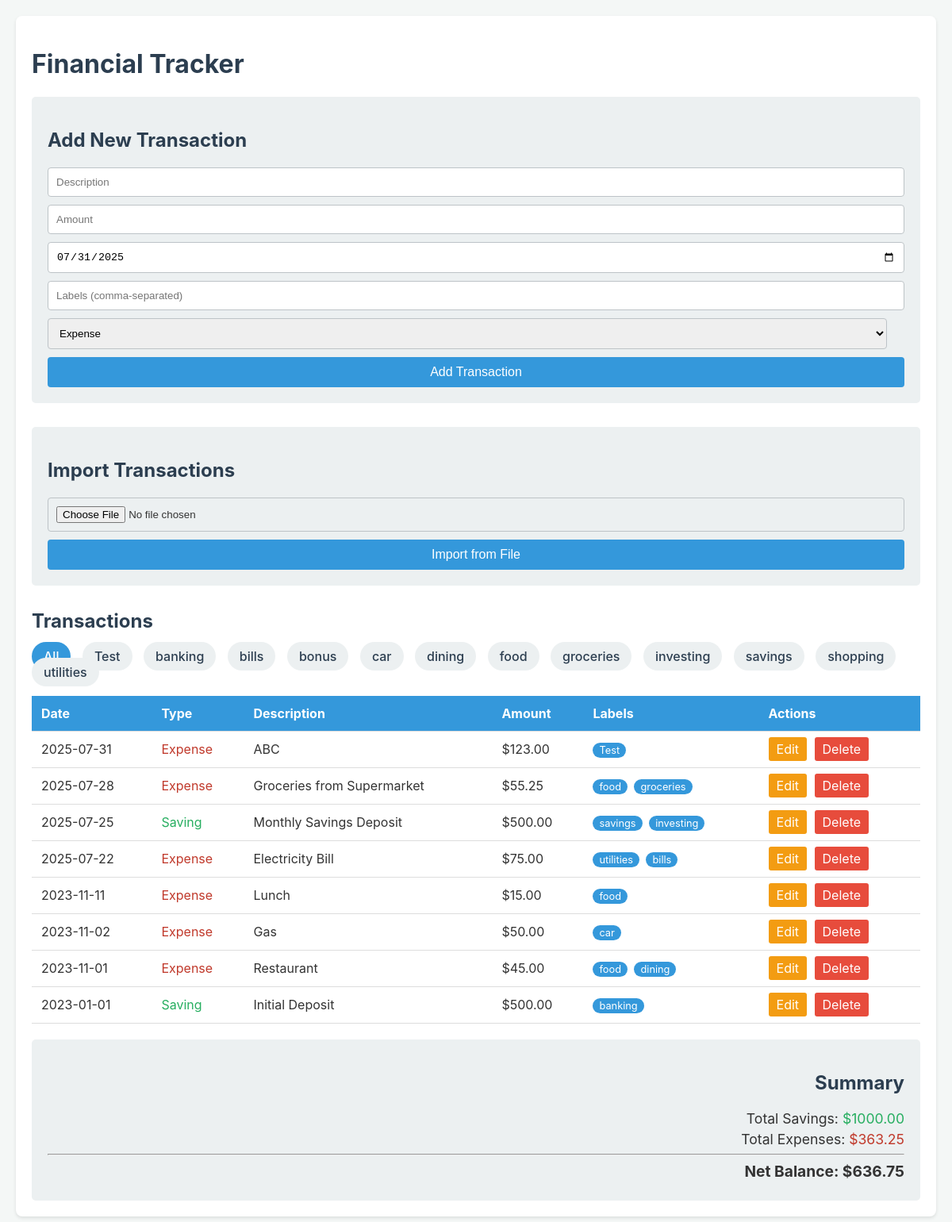
The page / on the database its author committed.
### tables this page shows
CREATE TABLE labels (
                id INTEGER PRIMARY KEY AUTOINCREMENT,
                name TEXT NOT NULL UNIQUE
            );

CREATE TABLE transactions (
                id INTEGER PRIMARY KEY AUTOINCREMENT,
                type TEXT NOT NULL CHECK(type IN ('expense', 'saving')),
                description TEXT NOT NULL,
                amount REAL NOT NULL,
                transaction_date TEXT,
                timestamp DATETIME DEFAULT CURRENT_TIMESTAMP
            );

### app.py (the view)
@app.route('/')
def index():
    label_filter = request.args.get('label')
    transactions = get_transactions_db(label_filter=label_filter)
    labels = get_all_labels_db()
    total_savings = sum(t['amount'] for t in transactions if t['type'] == 'saving')
    total_expenses = sum(t['amount'] for t in transactions if t['type'] == 'expense')
    net_balance = total_savings - total_expenses
    totals = {
        'savings': total_savings,
        'expenses': total_expenses,
        'net': net_balance
    }
    today = datetime.date.today().isoformat()
    return render_template('index.html', transactions=transactions, totals=totals, today=today, labels=labels, selected_label=label_filter)

### app.py (called while the page is built)
def create_connection():
    conn = None
    try:
        conn = sqlite3.connect('finance.db', check_same_thread=False)
    except Error as e:
        print(e)
    return conn

def get_all_labels_db():
    conn = create_connection()
    try:
        conn.row_factory = sqlite3.Row
        cur = conn.cursor()
        cur.execute("SELECT id, name FROM labels ORDER BY name")
        rows = cur.fetchall()
        return rows
    except Error as e:
        print(f"Failed to retrieve labels: {e}")
        return []
    finally:
        if conn:
            conn.close()

### templates/index.html (shortened to what this page needs)
<!DOCTYPE html>
<html lang="en">
<head>
</head>
<body>
    <div class="container">
        <h1>Financial Tracker</h1>
        <form action="/add" method="post">
            <h2>Add New Transaction</h2>
            <input type="text" name="description" placeholder="Description" required>
            <input type="number" name="amount" placeholder="Amount" step="0.01" min="0.01" required>
            <input type="date" name="transaction_date" value="{{ today }}" required>
            <input type="text" name="labels" placeholder="Labels (comma-separated)">
            <select name="type">
                <option value="expense">Expense</option>
            </select>
            <button type="submit">Add Transaction</button>
        </form>
        <form action="/import" method="post" enctype="multipart/form-data">
            <h2>Import Transactions</h2>
            <input type="file" name="file" accept=".json,.csv" required>
            <button type="submit">Import from File</button>
        </form>
        <h2>Transactions</h2>
        <div class="filter-container">
            <a href="{{ url_for('index') }}" class="{{ 'active' if not selected_label else '' }}">All</a>
            {% for label in labels %}
            <a href="{{ url_for('index', label=label.name) }}" class="{{ 'active' if selected_label == label.name else '' }}">{{ label.name }}</a>
            {% endfor %}
        </div>
        <table>
            <thead>
                <tr>
                    <th>Date</th>
                    <th>Type</th>
                    <th>Description</th>
                    <th>Amount</th>
                    <th>Labels</th>
                    <th>Actions</th>
                </tr>
            </thead>
            <tbody>
                {% for transaction in transactions %}
                <tr>
                    <td>{{ transaction.transaction_date }}</td>
                    <td class="{{ transaction.type }}">{{ transaction.type.capitalize() }}</td>
                    <td>{{ transaction.description }}</td>
                    <td>${{ "%.2f"|format(transaction.amount) }}</td>
                    <td>
                        {% if transaction.labels %}
                            {% for label in transaction.labels.split(',') %}
                                <span class="label">{{ label }}</span>
                            {% endfor %}
                        {% endif %}
                    </td>
                    <td class="actions">
                        <a href="{{ url_for('edit_transaction_route', trans_id=transaction.id) }}" class="edit-btn">Edit</a>
                        <a href="{{ url_for('delete_transaction_route', trans_id=transaction.id) }}" class="delete-btn" onclick="return confirm('Are you sure you want to delete this item?');">Delete</a>
                    </td>
                </tr>
                {% endfor %}
            </tbody>
        </table>
        <div class="summary">
            <h2>Summary</h2>
            <p>Total Savings: <span class="saving">${{ "%.2f"|format(totals.savings) }}</span></p>
            <p>Total Expenses: <span class="expense">${{ "%.2f"|format(totals.expenses) }}</span></p>
            <hr>
            <p class="net-balance">Net Balance: <span>${{ "%.2f"|format(totals.net) }}</span></p>
        </div>
    </div>
</body>
</html>

### templates/index.html (style rules this page uses)
body { font-family: -apple-system, BlinkMacSystemFont, "Segoe UI", Roboto, "Helvetica Neue", Arial, sans-serif; background-color: #f4f7f6; color: #333; margin: 0; padding: 20px; }
.container { max-width: 1300px; margin: auto; background: #fff; padding: 20px; border-radius: 8px; box-shadow: 0 2px 4px rgba(0,0,0,0.1); }
h1, h2 { color: #2c3e50; }
form { margin-bottom: 30px; padding: 20px; background-color: #ecf0f1; border-radius: 5px; }
form input, form select { width: calc(100% - 22px); padding: 10px; margin-bottom: 10px; border: 1px solid #bdc3c7; border-radius: 4px; }
form button { width: 100%; padding: 10px; border: none; background-color: #3498db; color: white; font-size: 16px; border-radius: 4px; cursor: pointer; }
table { width: 100%; border-collapse: collapse; margin-bottom: 20px; }
th, td { text-align: left; padding: 12px; border-bottom: 1px solid #ddd; }
th { background-color: #3498db; color: white; }
.expense { color: #c0392b; }
.saving { color: #27ae60; }
.summary { padding: 20px; background: #ecf0f1; border-radius: 5px; text-align: right; }
.summary p { margin: 5px 0; font-size: 1.1em; }
.summary .net-balance { font-weight: bold; font-size: 1.2em; }
.actions a { text-decoration: none; padding: 5px 10px; margin-right: 5px; border-radius: 3px; color: white; }
.edit-btn { background-color: #f39c12; }
.delete-btn { background-color: #e74c3c; }
.label { display: inline-block; background-color: #3498db; color: white; padding: 2px 8px; border-radius: 12px; font-size: 0.8em; margin-right: 4px; }
.filter-container { margin-bottom: 20px; }
.filter-container a { text-decoration: none; padding: 8px 15px; margin-right: 10px; border-radius: 20px; background-color: #ecf0f1; color: #2c3e50; font-weight: 500; }
.filter-container a.active { background-color: #3498db; color: white; }

### rows shown on the page
labels: name "Test"
labels: name "banking"
labels: name "bills"
labels: name "bonus"
labels: name "car"
labels: name "dining"
labels: name "food"
labels: name "groceries"
labels: name "investing"
labels: name "savings"
labels: name "shopping"
labels: name "utilities"
transactions: amount "123.00", label "Test"
transactions: amount "55.25", label "food" "groceries"
transactions: amount "500.00", label "savings" "investing"
transactions: amount "75.00", label "utilities" "bills"
transactions: amount "15.00", label "food"
transactions: amount "50.00", label "car"
transactions: amount "45.00", label "food" "dining"
transactions: amount "500.00", label "banking"

### other values the page prints
{{ "%.2f"|format(totals.savings) }} "1000.00"
{{ "%.2f"|format(totals.expenses) }} "363.25"
{{ "%.2f"|format(totals.net) }} "636.75"
